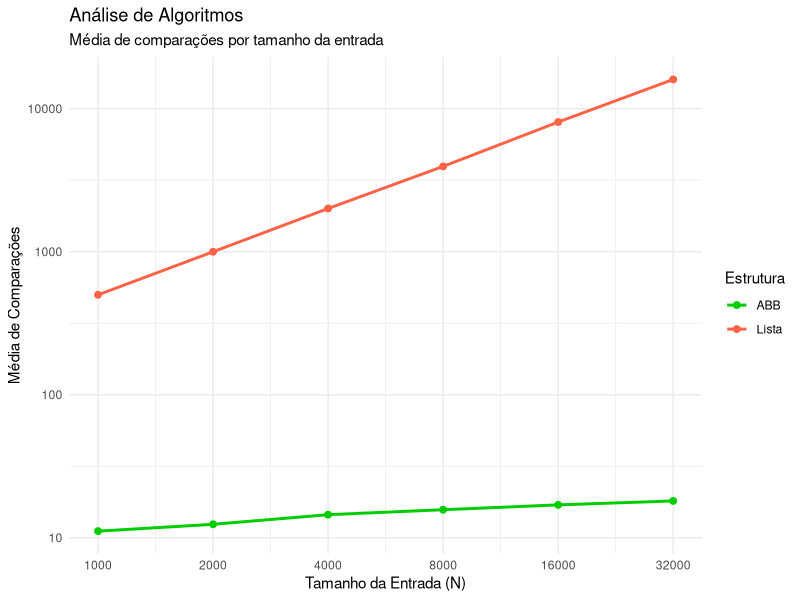
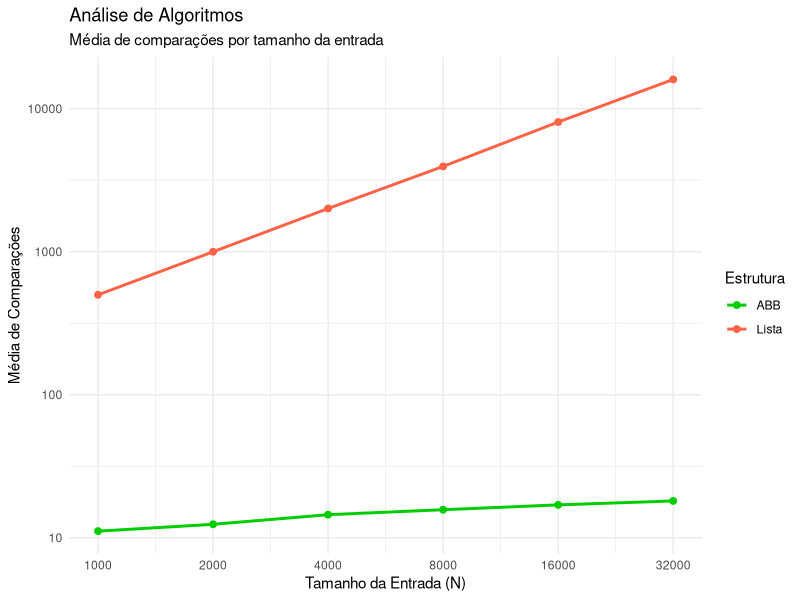

Reproduce these figures in R, in order.
library(ggplot2)

dados <- read.csv("resultados.csv")

grafico <- ggplot(dados, aes(x = n, y = media, colour = estrutura)) +
  geom_line(linewidth = 1) +
  geom_point(size = 2) +
  scale_colour_manual(values = c("Lista" = "tomato", "ABB" = "green3")) +
  scale_x_continuous(trans = "log2", breaks = unique(dados$n)) +
  scale_y_log10() +
  labs(
    title    = "Análise de Algoritmos",
    subtitle = "Média de comparações por tamanho da entrada",
    x        = "Tamanho da Entrada (N)",
    y        = "Média de Comparações",
    colour   = "Estrutura"
  ) +
  theme_minimal()

print(grafico)
ggsave("grafico_crescimento.png", plot = grafico, width = 8, height = 5)
